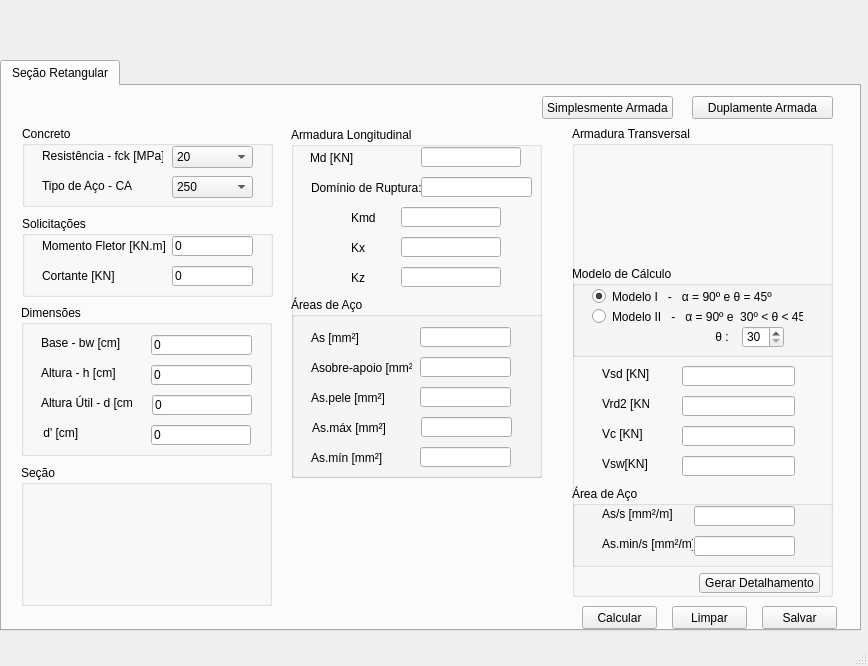
<?xml version="1.0" encoding="UTF-8"?>
<ui version="4.0">
 <class>MainWindow</class>
 <widget class="QMainWindow" name="MainWindow">
  <property name="geometry">
   <rect>
    <x>0</x>
    <y>0</y>
    <width>868</width>
    <height>666</height>
   </rect>
  </property>
  <property name="windowTitle">
   <string>MainWindow</string>
  </property>
  <widget class="QWidget" name="centralwidget">
   <widget class="QTabWidget" name="tabWidget">
    <property name="geometry">
     <rect>
      <x>0</x>
      <y>60</y>
      <width>861</width>
      <height>571</height>
     </rect>
    </property>
    <property name="currentIndex">
     <number>0</number>
    </property>
    <widget class="QWidget" name="tab">
     <attribute name="title">
      <string>Seção Retangular</string>
     </attribute>
     <widget class="QStackedWidget" name="stackedWidget">
      <property name="geometry">
       <rect>
        <x>-1</x>
        <y>39</y>
        <width>551</width>
        <height>511</height>
       </rect>
      </property>
      <property name="currentIndex">
       <number>1</number>
      </property>
      <widget class="QWidget" name="page">
       <widget class="QGroupBox" name="groupBox_8">
        <property name="geometry">
         <rect>
          <x>20</x>
          <y>180</y>
          <width>251</width>
          <height>291</height>
         </rect>
        </property>
        <property name="title">
         <string>Dimensões</string>
        </property>
        <widget class="QLineEdit" name="lineEdit_15">
         <property name="geometry">
          <rect>
           <x>130</x>
           <y>30</y>
           <width>101</width>
           <height>20</height>
          </rect>
         </property>
         <property name="text">
          <string>0</string>
         </property>
        </widget>
        <widget class="QLineEdit" name="lineEdit_16">
         <property name="geometry">
          <rect>
           <x>130</x>
           <y>60</y>
           <width>101</width>
           <height>20</height>
          </rect>
         </property>
         <property name="text">
          <string>0</string>
         </property>
        </widget>
        <widget class="QLineEdit" name="lineEdit_17">
         <property name="geometry">
          <rect>
           <x>131</x>
           <y>90</y>
           <width>100</width>
           <height>20</height>
          </rect>
         </property>
         <property name="text">
          <string>0</string>
         </property>
        </widget>
        <widget class="QLabel" name="label_17">
         <property name="geometry">
          <rect>
           <x>20</x>
           <y>30</y>
           <width>81</width>
           <height>16</height>
          </rect>
         </property>
         <property name="text">
          <string>Base - bw [cm]</string>
         </property>
        </widget>
        <widget class="QLabel" name="label_18">
         <property name="geometry">
          <rect>
           <x>20</x>
           <y>60</y>
           <width>81</width>
           <height>16</height>
          </rect>
         </property>
         <property name="text">
          <string>Altura - h [cm]</string>
         </property>
        </widget>
        <widget class="QLabel" name="label_19">
         <property name="geometry">
          <rect>
           <x>20</x>
           <y>90</y>
           <width>91</width>
           <height>16</height>
          </rect>
         </property>
         <property name="text">
          <string>Altura Útil - d [cm]</string>
         </property>
        </widget>
        <widget class="QGroupBox" name="groupBox_9">
         <property name="geometry">
          <rect>
           <x>0</x>
           <y>150</y>
           <width>260</width>
           <height>141</height>
          </rect>
         </property>
         <property name="title">
          <string>Projeção de Domínio</string>
         </property>
         <widget class="QRadioButton" name="radioButton_2">
          <property name="geometry">
           <rect>
            <x>140</x>
            <y>20</y>
            <width>82</width>
            <height>21</height>
           </rect>
          </property>
          <property name="text">
           <string>Domínio 3</string>
          </property>
         </widget>
         <widget class="QRadioButton" name="radioButton">
          <property name="geometry">
           <rect>
            <x>30</x>
            <y>20</y>
            <width>82</width>
            <height>21</height>
           </rect>
          </property>
          <property name="text">
           <string>Domínio 2</string>
          </property>
          <property name="checked">
           <bool>true</bool>
          </property>
         </widget>
         <widget class="QLabel" name="label_41">
          <property name="geometry">
           <rect>
            <x>100</x>
            <y>50</y>
            <width>47</width>
            <height>21</height>
           </rect>
          </property>
          <property name="text">
           <string>ξ </string>
          </property>
         </widget>
         <widget class="QLineEdit" name="lineEdit_35">
          <property name="geometry">
           <rect>
            <x>130</x>
            <y>50</y>
            <width>81</width>
            <height>20</height>
           </rect>
          </property>
          <property name="text">
           <string>0.450</string>
          </property>
         </widget>
         <widget class="QLabel" name="label_42">
          <property name="geometry">
           <rect>
            <x>60</x>
            <y>80</y>
            <width>71</width>
            <height>21</height>
           </rect>
          </property>
          <property name="text">
           <string>d limite [m]</string>
          </property>
         </widget>
         <widget class="QLineEdit" name="lineEdit_36">
          <property name="geometry">
           <rect>
            <x>130</x>
            <y>80</y>
            <width>81</width>
            <height>20</height>
           </rect>
          </property>
         </widget>
         <widget class="QLineEdit" name="lineEdit_18">
          <property name="geometry">
           <rect>
            <x>131</x>
            <y>110</y>
            <width>81</width>
            <height>20</height>
           </rect>
          </property>
         </widget>
         <widget class="QLabel" name="label_20">
          <property name="geometry">
           <rect>
            <x>60</x>
            <y>110</y>
            <width>91</width>
            <height>21</height>
           </rect>
          </property>
          <property name="text">
           <string>X-limite [m]</string>
          </property>
         </widget>
        </widget>
        <widget class="QLabel" name="label_29">
         <property name="geometry">
          <rect>
           <x>19</x>
           <y>120</y>
           <width>91</width>
           <height>16</height>
          </rect>
         </property>
         <property name="text">
          <string> d' [cm]</string>
         </property>
        </widget>
        <widget class="QLineEdit" name="lineEdit_27">
         <property name="geometry">
          <rect>
           <x>130</x>
           <y>120</y>
           <width>100</width>
           <height>20</height>
          </rect>
         </property>
         <property name="text">
          <string>0</string>
         </property>
         <property name="readOnly">
          <bool>true</bool>
         </property>
        </widget>
       </widget>
       <widget class="QGroupBox" name="groupBox_10">
        <property name="geometry">
         <rect>
          <x>290</x>
          <y>0</y>
          <width>251</width>
          <height>141</height>
         </rect>
        </property>
        <property name="title">
         <string>Seção</string>
        </property>
        <widget class="QLabel" name="label_39">
         <property name="geometry">
          <rect>
           <x>71</x>
           <y>6</y>
           <width>110</width>
           <height>131</height>
          </rect>
         </property>
         <property name="text">
          <string/>
         </property>
         <property name="pixmap">
          <pixmap>navier_viga_dupla.png</pixmap>
         </property>
         <property name="scaledContents">
          <bool>true</bool>
         </property>
        </widget>
       </widget>
       <widget class="QGroupBox" name="groupBox_11">
        <property name="geometry">
         <rect>
          <x>290</x>
          <y>150</y>
          <width>251</width>
          <height>321</height>
         </rect>
        </property>
        <property name="title">
         <string>Armadura Longitudinal</string>
        </property>
        <widget class="QLabel" name="label_21">
         <property name="geometry">
          <rect>
           <x>20</x>
           <y>50</y>
           <width>91</width>
           <height>21</height>
          </rect>
         </property>
         <property name="text">
          <string>Momento2 [KN.m]</string>
         </property>
        </widget>
        <widget class="QLineEdit" name="lineEdit_19">
         <property name="geometry">
          <rect>
           <x>130</x>
           <y>50</y>
           <width>100</width>
           <height>20</height>
          </rect>
         </property>
        </widget>
        <widget class="QGroupBox" name="groupBox_12">
         <property name="geometry">
          <rect>
           <x>0</x>
           <y>90</y>
           <width>260</width>
           <height>231</height>
          </rect>
         </property>
         <property name="title">
          <string>Áreas de Aço</string>
         </property>
         <widget class="QLineEdit" name="lineEdit_22">
          <property name="geometry">
           <rect>
            <x>129</x>
            <y>18</y>
            <width>91</width>
            <height>20</height>
           </rect>
          </property>
         </widget>
         <widget class="QLabel" name="label_24">
          <property name="geometry">
           <rect>
            <x>20</x>
            <y>18</y>
            <width>111</width>
            <height>21</height>
           </rect>
          </property>
          <property name="text">
           <string>As Compressão [mm²]</string>
          </property>
         </widget>
         <widget class="QLabel" name="label_25">
          <property name="geometry">
           <rect>
            <x>20</x>
            <y>78</y>
            <width>101</width>
            <height>21</height>
           </rect>
          </property>
          <property name="text">
           <string>Asobre-apoio [mm²]</string>
          </property>
         </widget>
         <widget class="QLineEdit" name="lineEdit_23">
          <property name="geometry">
           <rect>
            <x>129</x>
            <y>78</y>
            <width>91</width>
            <height>20</height>
           </rect>
          </property>
         </widget>
         <widget class="QLineEdit" name="lineEdit_24">
          <property name="geometry">
           <rect>
            <x>129</x>
            <y>108</y>
            <width>91</width>
            <height>20</height>
           </rect>
          </property>
         </widget>
         <widget class="QLabel" name="label_26">
          <property name="geometry">
           <rect>
            <x>20</x>
            <y>108</y>
            <width>91</width>
            <height>21</height>
           </rect>
          </property>
          <property name="text">
           <string>As.pele [mm²]</string>
          </property>
         </widget>
         <widget class="QLabel" name="label_27">
          <property name="geometry">
           <rect>
            <x>21</x>
            <y>170</y>
            <width>91</width>
            <height>21</height>
           </rect>
          </property>
          <property name="text">
           <string>As.máx [mm²]</string>
          </property>
         </widget>
         <widget class="QLineEdit" name="lineEdit_25">
          <property name="geometry">
           <rect>
            <x>130</x>
            <y>170</y>
            <width>91</width>
            <height>20</height>
           </rect>
          </property>
         </widget>
         <widget class="QLineEdit" name="lineEdit_28">
          <property name="geometry">
           <rect>
            <x>129</x>
            <y>48</y>
            <width>91</width>
            <height>20</height>
           </rect>
          </property>
         </widget>
         <widget class="QLabel" name="label_30">
          <property name="geometry">
           <rect>
            <x>20</x>
            <y>48</y>
            <width>111</width>
            <height>21</height>
           </rect>
          </property>
          <property name="text">
           <string>As Tração [mm²]</string>
          </property>
         </widget>
         <widget class="QLabel" name="label_31">
          <property name="geometry">
           <rect>
            <x>21</x>
            <y>200</y>
            <width>91</width>
            <height>21</height>
           </rect>
          </property>
          <property name="text">
           <string>As.mín [mm²]</string>
          </property>
         </widget>
         <widget class="QLineEdit" name="lineEdit_29">
          <property name="geometry">
           <rect>
            <x>130</x>
            <y>200</y>
            <width>91</width>
            <height>20</height>
           </rect>
          </property>
         </widget>
         <widget class="QLabel" name="label_44">
          <property name="geometry">
           <rect>
            <x>21</x>
            <y>140</y>
            <width>91</width>
            <height>21</height>
           </rect>
          </property>
          <property name="text">
           <string>As.total [mm²]</string>
          </property>
         </widget>
         <widget class="QLineEdit" name="lineEdit_38">
          <property name="geometry">
           <rect>
            <x>130</x>
            <y>140</y>
            <width>91</width>
            <height>20</height>
           </rect>
          </property>
         </widget>
        </widget>
        <widget class="QLineEdit" name="lineEdit_26">
         <property name="geometry">
          <rect>
           <x>130</x>
           <y>20</y>
           <width>100</width>
           <height>20</height>
          </rect>
         </property>
        </widget>
        <widget class="QLabel" name="label_28">
         <property name="geometry">
          <rect>
           <x>20</x>
           <y>20</y>
           <width>111</width>
           <height>21</height>
          </rect>
         </property>
         <property name="text">
          <string>Momento-limite [KN.m]</string>
         </property>
        </widget>
       </widget>
      </widget>
      <widget class="QWidget" name="page_2">
       <widget class="QGroupBox" name="groupBox_3">
        <property name="geometry">
         <rect>
          <x>20</x>
          <y>180</y>
          <width>251</width>
          <height>151</height>
         </rect>
        </property>
        <property name="title">
         <string>Dimensões</string>
        </property>
        <widget class="QLineEdit" name="lineEdit_3">
         <property name="geometry">
          <rect>
           <x>130</x>
           <y>30</y>
           <width>101</width>
           <height>20</height>
          </rect>
         </property>
         <property name="text">
          <string>0</string>
         </property>
        </widget>
        <widget class="QLineEdit" name="lineEdit_4">
         <property name="geometry">
          <rect>
           <x>130</x>
           <y>60</y>
           <width>101</width>
           <height>20</height>
          </rect>
         </property>
         <property name="text">
          <string>0</string>
         </property>
        </widget>
        <widget class="QLineEdit" name="lineEdit_5">
         <property name="geometry">
          <rect>
           <x>131</x>
           <y>90</y>
           <width>100</width>
           <height>20</height>
          </rect>
         </property>
         <property name="text">
          <string>0</string>
         </property>
        </widget>
        <widget class="QLabel" name="label_5">
         <property name="geometry">
          <rect>
           <x>20</x>
           <y>30</y>
           <width>81</width>
           <height>16</height>
          </rect>
         </property>
         <property name="text">
          <string>Base - bw [cm]</string>
         </property>
        </widget>
        <widget class="QLabel" name="label_6">
         <property name="geometry">
          <rect>
           <x>20</x>
           <y>60</y>
           <width>81</width>
           <height>16</height>
          </rect>
         </property>
         <property name="text">
          <string>Altura - h [cm]</string>
         </property>
        </widget>
        <widget class="QLabel" name="label_7">
         <property name="geometry">
          <rect>
           <x>20</x>
           <y>90</y>
           <width>91</width>
           <height>16</height>
          </rect>
         </property>
         <property name="text">
          <string>Altura Útil - d [cm]</string>
         </property>
        </widget>
        <widget class="QLabel" name="label_23">
         <property name="geometry">
          <rect>
           <x>19</x>
           <y>120</y>
           <width>91</width>
           <height>16</height>
          </rect>
         </property>
         <property name="text">
          <string> d' [cm] </string>
         </property>
        </widget>
        <widget class="QLineEdit" name="lineEdit_21">
         <property name="geometry">
          <rect>
           <x>130</x>
           <y>120</y>
           <width>100</width>
           <height>20</height>
          </rect>
         </property>
         <property name="text">
          <string>0</string>
         </property>
         <property name="readOnly">
          <bool>true</bool>
         </property>
        </widget>
       </widget>
       <widget class="QGroupBox" name="groupBox_4">
        <property name="geometry">
         <rect>
          <x>20</x>
          <y>340</y>
          <width>251</width>
          <height>141</height>
         </rect>
        </property>
        <property name="title">
         <string>Seção</string>
        </property>
        <widget class="QLabel" name="label_40">
         <property name="geometry">
          <rect>
           <x>70</x>
           <y>6</y>
           <width>111</width>
           <height>131</height>
          </rect>
         </property>
         <property name="text">
          <string/>
         </property>
         <property name="pixmap">
          <pixmap>secao_viga.png</pixmap>
         </property>
         <property name="scaledContents">
          <bool>true</bool>
         </property>
        </widget>
       </widget>
       <widget class="QGroupBox" name="groupBox_5">
        <property name="geometry">
         <rect>
          <x>290</x>
          <y>2</y>
          <width>251</width>
          <height>351</height>
         </rect>
        </property>
        <property name="title">
         <string>Armadura Longitudinal</string>
        </property>
        <widget class="QLabel" name="label_8">
         <property name="geometry">
          <rect>
           <x>19</x>
           <y>20</y>
           <width>91</width>
           <height>21</height>
          </rect>
         </property>
         <property name="text">
          <string>Md [KN]</string>
         </property>
        </widget>
        <widget class="QLineEdit" name="lineEdit_6">
         <property name="geometry">
          <rect>
           <x>130</x>
           <y>20</y>
           <width>100</width>
           <height>20</height>
          </rect>
         </property>
        </widget>
        <widget class="QLabel" name="label_9">
         <property name="geometry">
          <rect>
           <x>60</x>
           <y>80</y>
           <width>91</width>
           <height>21</height>
          </rect>
         </property>
         <property name="text">
          <string>Kmd</string>
         </property>
        </widget>
        <widget class="QLineEdit" name="lineEdit_7">
         <property name="geometry">
          <rect>
           <x>110</x>
           <y>80</y>
           <width>100</width>
           <height>20</height>
          </rect>
         </property>
        </widget>
        <widget class="QLabel" name="label_10">
         <property name="geometry">
          <rect>
           <x>60</x>
           <y>110</y>
           <width>91</width>
           <height>21</height>
          </rect>
         </property>
         <property name="text">
          <string>Kx</string>
         </property>
        </widget>
        <widget class="QLineEdit" name="lineEdit_8">
         <property name="geometry">
          <rect>
           <x>110</x>
           <y>110</y>
           <width>100</width>
           <height>20</height>
          </rect>
         </property>
        </widget>
        <widget class="QLabel" name="label_11">
         <property name="geometry">
          <rect>
           <x>60</x>
           <y>140</y>
           <width>91</width>
           <height>21</height>
          </rect>
         </property>
         <property name="text">
          <string>Kz</string>
         </property>
        </widget>
        <widget class="QLineEdit" name="lineEdit_9">
         <property name="geometry">
          <rect>
           <x>110</x>
           <y>140</y>
           <width>100</width>
           <height>20</height>
          </rect>
         </property>
        </widget>
        <widget class="QGroupBox" name="groupBox_6">
         <property name="geometry">
          <rect>
           <x>0</x>
           <y>170</y>
           <width>260</width>
           <height>181</height>
          </rect>
         </property>
         <property name="title">
          <string>Áreas de Aço</string>
         </property>
         <widget class="QLineEdit" name="lineEdit_10">
          <property name="geometry">
           <rect>
            <x>129</x>
            <y>30</y>
            <width>91</width>
            <height>20</height>
           </rect>
          </property>
         </widget>
         <widget class="QLabel" name="label_12">
          <property name="geometry">
           <rect>
            <x>20</x>
            <y>30</y>
            <width>91</width>
            <height>21</height>
           </rect>
          </property>
          <property name="text">
           <string>As [mm²]</string>
          </property>
         </widget>
         <widget class="QLabel" name="label_13">
          <property name="geometry">
           <rect>
            <x>20</x>
            <y>60</y>
            <width>101</width>
            <height>21</height>
           </rect>
          </property>
          <property name="text">
           <string>Asobre-apoio [mm²]</string>
          </property>
         </widget>
         <widget class="QLineEdit" name="lineEdit_11">
          <property name="geometry">
           <rect>
            <x>129</x>
            <y>60</y>
            <width>91</width>
            <height>20</height>
           </rect>
          </property>
         </widget>
         <widget class="QLineEdit" name="lineEdit_12">
          <property name="geometry">
           <rect>
            <x>129</x>
            <y>90</y>
            <width>91</width>
            <height>20</height>
           </rect>
          </property>
         </widget>
         <widget class="QLabel" name="label_14">
          <property name="geometry">
           <rect>
            <x>20</x>
            <y>90</y>
            <width>91</width>
            <height>21</height>
           </rect>
          </property>
          <property name="text">
           <string>As.pele [mm²]</string>
          </property>
         </widget>
         <widget class="QLabel" name="label_16">
          <property name="geometry">
           <rect>
            <x>21</x>
            <y>120</y>
            <width>91</width>
            <height>21</height>
           </rect>
          </property>
          <property name="text">
           <string>As.máx [mm²]</string>
          </property>
         </widget>
         <widget class="QLineEdit" name="lineEdit_14">
          <property name="geometry">
           <rect>
            <x>130</x>
            <y>120</y>
            <width>91</width>
            <height>20</height>
           </rect>
          </property>
         </widget>
         <widget class="QLineEdit" name="lineEdit_20">
          <property name="geometry">
           <rect>
            <x>129</x>
            <y>150</y>
            <width>91</width>
            <height>20</height>
           </rect>
          </property>
         </widget>
         <widget class="QLabel" name="label_22">
          <property name="geometry">
           <rect>
            <x>20</x>
            <y>150</y>
            <width>91</width>
            <height>21</height>
           </rect>
          </property>
          <property name="text">
           <string>As.mín [mm²]</string>
          </property>
         </widget>
        </widget>
        <widget class="QLineEdit" name="lineEdit_13">
         <property name="geometry">
          <rect>
           <x>130</x>
           <y>50</y>
           <width>111</width>
           <height>20</height>
          </rect>
         </property>
        </widget>
        <widget class="QLabel" name="label_15">
         <property name="geometry">
          <rect>
           <x>20</x>
           <y>50</y>
           <width>111</width>
           <height>21</height>
          </rect>
         </property>
         <property name="text">
          <string>Domínio de Ruptura:</string>
         </property>
        </widget>
       </widget>
      </widget>
     </widget>
     <widget class="QPushButton" name="pushButton">
      <property name="geometry">
       <rect>
        <x>540</x>
        <y>10</y>
        <width>131</width>
        <height>23</height>
       </rect>
      </property>
      <property name="text">
       <string>Simplesmente Armada</string>
      </property>
     </widget>
     <widget class="QPushButton" name="pushButton_2">
      <property name="geometry">
       <rect>
        <x>690</x>
        <y>10</y>
        <width>141</width>
        <height>23</height>
       </rect>
      </property>
      <property name="text">
       <string>Duplamente Armada</string>
      </property>
     </widget>
     <widget class="QGroupBox" name="groupBox_2">
      <property name="geometry">
       <rect>
        <x>20</x>
        <y>130</y>
        <width>251</width>
        <height>81</height>
       </rect>
      </property>
      <property name="title">
       <string>Solicitações</string>
      </property>
      <widget class="QLineEdit" name="lineEdit">
       <property name="geometry">
        <rect>
         <x>150</x>
         <y>20</y>
         <width>81</width>
         <height>20</height>
        </rect>
       </property>
       <property name="text">
        <string>0</string>
       </property>
      </widget>
      <widget class="QLineEdit" name="lineEdit_2">
       <property name="geometry">
        <rect>
         <x>150</x>
         <y>50</y>
         <width>81</width>
         <height>20</height>
        </rect>
       </property>
       <property name="text">
        <string>0</string>
       </property>
      </widget>
      <widget class="QLabel" name="label_3">
       <property name="geometry">
        <rect>
         <x>20</x>
         <y>20</y>
         <width>141</width>
         <height>20</height>
        </rect>
       </property>
       <property name="text">
        <string>Momento Fletor [KN.m]</string>
       </property>
      </widget>
      <widget class="QLabel" name="label_4">
       <property name="geometry">
        <rect>
         <x>20</x>
         <y>49</y>
         <width>111</width>
         <height>21</height>
        </rect>
       </property>
       <property name="text">
        <string>Cortante [KN]</string>
       </property>
      </widget>
     </widget>
     <widget class="QGroupBox" name="groupBox">
      <property name="geometry">
       <rect>
        <x>20</x>
        <y>40</y>
        <width>251</width>
        <height>81</height>
       </rect>
      </property>
      <property name="title">
       <string>Concreto</string>
      </property>
      <widget class="QLabel" name="label">
       <property name="geometry">
        <rect>
         <x>20</x>
         <y>20</y>
         <width>121</width>
         <height>20</height>
        </rect>
       </property>
       <property name="text">
        <string>Resistência - fck [MPa]</string>
       </property>
      </widget>
      <widget class="QComboBox" name="comboBox">
       <property name="geometry">
        <rect>
         <x>150</x>
         <y>20</y>
         <width>81</width>
         <height>22</height>
        </rect>
       </property>
       <item>
        <property name="text">
         <string>20</string>
        </property>
       </item>
       <item>
        <property name="text">
         <string>25</string>
        </property>
       </item>
       <item>
        <property name="text">
         <string>30</string>
        </property>
       </item>
       <item>
        <property name="text">
         <string>35</string>
        </property>
       </item>
       <item>
        <property name="text">
         <string>40</string>
        </property>
       </item>
       <item>
        <property name="text">
         <string>45</string>
        </property>
       </item>
       <item>
        <property name="text">
         <string>50</string>
        </property>
       </item>
      </widget>
      <widget class="QComboBox" name="comboBox_2">
       <property name="geometry">
        <rect>
         <x>150</x>
         <y>50</y>
         <width>81</width>
         <height>22</height>
        </rect>
       </property>
       <item>
        <property name="text">
         <string>250</string>
        </property>
       </item>
       <item>
        <property name="text">
         <string>500</string>
        </property>
       </item>
       <item>
        <property name="text">
         <string>600</string>
        </property>
       </item>
      </widget>
      <widget class="QLabel" name="label_2">
       <property name="geometry">
        <rect>
         <x>20</x>
         <y>50</y>
         <width>121</width>
         <height>20</height>
        </rect>
       </property>
       <property name="text">
        <string>Tipo de Aço - CA</string>
       </property>
      </widget>
     </widget>
     <widget class="QGroupBox" name="groupBox_7">
      <property name="geometry">
       <rect>
        <x>570</x>
        <y>40</y>
        <width>261</width>
        <height>471</height>
       </rect>
      </property>
      <property name="title">
       <string>Armadura Transversal</string>
      </property>
      <widget class="QGroupBox" name="groupBox_13">
       <property name="geometry">
        <rect>
         <x>0</x>
         <y>140</y>
         <width>271</width>
         <height>91</height>
        </rect>
       </property>
       <property name="title">
        <string>Modelo de Cálculo</string>
       </property>
       <widget class="QRadioButton" name="radioButton_3">
        <property name="geometry">
         <rect>
          <x>20</x>
          <y>20</y>
          <width>211</width>
          <height>21</height>
         </rect>
        </property>
        <property name="text">
         <string>Modelo I   -   α = 90º e θ = 45º</string>
        </property>
        <property name="checked">
         <bool>true</bool>
        </property>
       </widget>
       <widget class="QRadioButton" name="radioButton_4">
        <property name="geometry">
         <rect>
          <x>20</x>
          <y>40</y>
          <width>211</width>
          <height>21</height>
         </rect>
        </property>
        <property name="text">
         <string>Modelo II   -   α = 90º e  30º &lt; θ &lt; 45º</string>
        </property>
       </widget>
       <widget class="QSpinBox" name="spinBox">
        <property name="geometry">
         <rect>
          <x>170</x>
          <y>60</y>
          <width>42</width>
          <height>22</height>
         </rect>
        </property>
        <property name="minimum">
         <number>30</number>
        </property>
        <property name="maximum">
         <number>45</number>
        </property>
       </widget>
       <widget class="QLabel" name="label_38">
        <property name="geometry">
         <rect>
          <x>140</x>
          <y>60</y>
          <width>47</width>
          <height>21</height>
         </rect>
        </property>
        <property name="text">
         <string> θ :</string>
        </property>
       </widget>
      </widget>
      <widget class="QLabel" name="label_32">
       <property name="geometry">
        <rect>
         <x>30</x>
         <y>20</y>
         <width>221</width>
         <height>131</height>
        </rect>
       </property>
       <property name="text">
        <string/>
       </property>
       <property name="pixmap">
        <pixmap>esquema_bielas.png</pixmap>
       </property>
       <property name="scaledContents">
        <bool>true</bool>
       </property>
      </widget>
      <widget class="QLabel" name="label_33">
       <property name="geometry">
        <rect>
         <x>30</x>
         <y>240</y>
         <width>47</width>
         <height>16</height>
        </rect>
       </property>
       <property name="text">
        <string>Vsd [KN]</string>
       </property>
      </widget>
      <widget class="QLineEdit" name="lineEdit_30">
       <property name="geometry">
        <rect>
         <x>110</x>
         <y>240</y>
         <width>113</width>
         <height>20</height>
        </rect>
       </property>
      </widget>
      <widget class="QLabel" name="label_34">
       <property name="geometry">
        <rect>
         <x>30</x>
         <y>270</y>
         <width>47</width>
         <height>16</height>
        </rect>
       </property>
       <property name="text">
        <string>Vrd2 [KN]</string>
       </property>
      </widget>
      <widget class="QLineEdit" name="lineEdit_31">
       <property name="geometry">
        <rect>
         <x>110</x>
         <y>270</y>
         <width>113</width>
         <height>20</height>
        </rect>
       </property>
       <property name="text">
        <string/>
       </property>
      </widget>
      <widget class="QLineEdit" name="lineEdit_32">
       <property name="geometry">
        <rect>
         <x>110</x>
         <y>300</y>
         <width>113</width>
         <height>20</height>
        </rect>
       </property>
       <property name="text">
        <string/>
       </property>
      </widget>
      <widget class="QLabel" name="label_35">
       <property name="geometry">
        <rect>
         <x>30</x>
         <y>300</y>
         <width>47</width>
         <height>16</height>
        </rect>
       </property>
       <property name="text">
        <string>Vc [KN]</string>
       </property>
      </widget>
      <widget class="QLabel" name="label_36">
       <property name="geometry">
        <rect>
         <x>30</x>
         <y>330</y>
         <width>47</width>
         <height>16</height>
        </rect>
       </property>
       <property name="text">
        <string>Vsw[KN]</string>
       </property>
      </widget>
      <widget class="QLineEdit" name="lineEdit_33">
       <property name="geometry">
        <rect>
         <x>110</x>
         <y>330</y>
         <width>113</width>
         <height>20</height>
        </rect>
       </property>
       <property name="text">
        <string/>
       </property>
      </widget>
      <widget class="QGroupBox" name="groupBox_14">
       <property name="geometry">
        <rect>
         <x>0</x>
         <y>360</y>
         <width>270</width>
         <height>81</height>
        </rect>
       </property>
       <property name="title">
        <string>Área de Aço</string>
       </property>
       <widget class="QLineEdit" name="lineEdit_34">
        <property name="geometry">
         <rect>
          <x>122</x>
          <y>20</y>
          <width>101</width>
          <height>20</height>
         </rect>
        </property>
        <property name="text">
         <string/>
        </property>
       </widget>
       <widget class="QLabel" name="label_37">
        <property name="geometry">
         <rect>
          <x>30</x>
          <y>20</y>
          <width>71</width>
          <height>16</height>
         </rect>
        </property>
        <property name="text">
         <string>As/s [mm²/m]</string>
        </property>
       </widget>
       <widget class="QLineEdit" name="lineEdit_37">
        <property name="geometry">
         <rect>
          <x>122</x>
          <y>50</y>
          <width>101</width>
          <height>20</height>
         </rect>
        </property>
        <property name="text">
         <string/>
        </property>
       </widget>
       <widget class="QLabel" name="label_43">
        <property name="geometry">
         <rect>
          <x>30</x>
          <y>50</y>
          <width>91</width>
          <height>16</height>
         </rect>
        </property>
        <property name="text">
         <string>As.min/s [mm²/m]</string>
        </property>
       </widget>
      </widget>
      <widget class="QPushButton" name="pushButton_3">
       <property name="geometry">
        <rect>
         <x>127</x>
         <y>447</y>
         <width>121</width>
         <height>20</height>
        </rect>
       </property>
       <property name="text">
        <string>Gerar Detalhamento</string>
       </property>
      </widget>
     </widget>
     <widget class="QPushButton" name="pushButton_6">
      <property name="geometry">
       <rect>
        <x>580</x>
        <y>520</y>
        <width>75</width>
        <height>23</height>
       </rect>
      </property>
      <property name="text">
       <string>Calcular</string>
      </property>
     </widget>
     <widget class="QPushButton" name="pushButton_8">
      <property name="geometry">
       <rect>
        <x>760</x>
        <y>520</y>
        <width>75</width>
        <height>23</height>
       </rect>
      </property>
      <property name="text">
       <string>Salvar</string>
      </property>
     </widget>
     <widget class="QPushButton" name="pushButton_7">
      <property name="geometry">
       <rect>
        <x>670</x>
        <y>520</y>
        <width>75</width>
        <height>23</height>
       </rect>
      </property>
      <property name="text">
       <string>Limpar</string>
      </property>
     </widget>
    </widget>
   </widget>
  </widget>
  <widget class="QMenuBar" name="menubar">
   <property name="geometry">
    <rect>
     <x>0</x>
     <y>0</y>
     <width>868</width>
     <height>21</height>
    </rect>
   </property>
  </widget>
  <widget class="QStatusBar" name="statusbar"/>
 </widget>
 <resources/>
 <connections/>
</ui>
